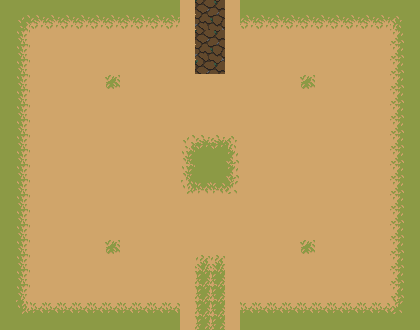

A level layout from a 2D game, rendered from its tile map. Below: a short description, then the map file with its tile-grid data intact:
An orthogonal 28x22 tile map with 15x15 px tiles, 1 tile layer (sueloLayer), 2 tilesets and 18 objects.

<map version="1.10" tiledversion="1.10.2" orientation="orthogonal" renderorder="right-down" width="28" height="22" tilewidth="15" tileheight="15" infinite="0" nextlayerid="3" nextobjectid="26">
 <tileset firstgid="1" source="Ground Tileset.tsx" />
 <tileset firstgid="331" source="bossTileset.tsx" />
 <layer id="1" name="sueloLayer" width="28" height="22">
  <data encoding="csv">
255,255,255,255,255,255,255,255,255,255,255,255,244,545,546,244,255,255,255,255,255,255,255,255,255,255,255,255,
255,221,222,222,222,222,222,222,222,222,222,222,244,630,631,244,222,222,222,222,222,222,222,222,222,222,223,255,
255,243,244,244,244,244,244,244,244,244,244,244,244,545,546,244,244,244,244,244,244,244,244,244,244,244,245,255,
255,243,244,244,244,244,244,244,244,244,244,244,244,630,631,244,244,244,244,244,244,244,244,244,244,244,245,255,
255,243,244,244,244,244,244,244,244,244,244,244,244,715,716,244,244,244,244,244,244,244,244,244,244,244,245,255,
255,243,244,244,244,244,244,301,244,244,244,244,244,244,244,244,244,244,244,244,301,244,244,244,244,244,245,255,
255,243,244,244,244,244,244,244,244,244,244,244,244,244,244,244,244,244,244,244,244,244,244,244,244,244,245,255,
255,243,244,244,244,244,244,244,244,244,244,244,244,244,244,244,244,244,244,244,244,244,244,244,244,244,245,255,
255,243,244,244,244,244,244,244,244,244,244,244,244,244,244,244,244,244,244,244,244,244,244,244,244,244,245,255,
255,243,244,244,244,244,244,244,244,244,244,244,232,233,233,234,244,244,244,244,244,244,244,244,244,244,245,255,
255,243,244,244,244,244,244,244,244,244,244,244,254,255,255,256,244,244,244,244,244,244,244,244,244,244,245,255,
255,243,244,244,244,244,244,244,244,244,244,244,254,255,255,256,244,244,244,244,244,244,244,244,244,244,245,255,
255,243,244,244,244,244,244,244,244,244,244,244,276,277,277,278,244,244,244,244,244,244,244,244,244,244,245,255,
255,243,244,244,244,244,244,244,244,244,244,244,244,244,244,244,244,244,244,244,244,244,244,244,244,244,245,255,
255,243,244,244,244,244,244,244,244,244,244,244,244,244,244,244,244,244,244,244,244,244,244,244,244,244,245,255,
255,243,244,244,244,244,244,244,244,244,244,244,244,244,244,244,244,244,244,244,244,244,244,244,244,244,245,255,
255,243,244,244,244,244,244,301,244,244,244,244,244,244,244,244,244,244,244,244,301,244,244,244,244,244,245,255,
255,243,244,244,244,244,244,244,244,244,244,244,244,235,235,244,244,244,244,244,244,244,244,244,244,244,245,255,
255,243,244,244,244,244,244,244,244,244,244,244,244,257,257,244,244,244,244,244,244,244,244,244,244,244,245,255,
255,243,244,244,244,244,244,244,244,244,244,244,244,257,257,244,244,244,244,244,244,244,244,244,244,244,245,255,
255,265,266,266,266,266,266,266,266,266,266,266,244,257,257,244,266,266,266,266,266,266,266,266,266,266,267,255,
255,255,255,255,255,255,255,255,255,255,255,255,244,257,257,244,255,255,255,255,255,255,255,255,255,255,255,255
</data>
 </layer>
 <objectgroup id="2" name="Colisiones">
  <object id="1" x="0" y="0" width="165" height="15">
   <properties>
    <property name="name" value="pared" />
   </properties>
  </object>
  <object id="2" x="0" y="15" width="15" height="315">
   <properties>
    <property name="name" value="pared" />
   </properties>
  </object>
  <object id="3" x="15" y="315" width="150" height="15">
   <properties>
    <property name="name" value="pared" />
   </properties>
  </object>
  <object id="4" x="255" y="315" width="165">
   <properties>
    <property name="name" value="pared" />
   </properties>
  </object>
  <object id="5" x="405" y="0" width="15" height="315">
   <properties>
    <property name="name" value="pared" />
   </properties>
  </object>
  <object id="6" x="255" y="0" width="150" height="15">
   <properties>
    <property name="name" value="pared" />
   </properties>
  </object>
  <object id="7" x="165" y="315" width="90" height="15">
   <properties>
    <property name="name" value="puerta" />
   </properties>
  </object>
  <object id="8" x="165" y="0" width="90" height="15">
   <properties>
    <property name="name" value="puerta" />
   </properties>
  </object>
  <object id="9" x="195" y="255" width="30" height="30">
   <properties>
    <property name="name" value="start" />
   </properties>
  </object>
  <object id="10" x="195" y="45" width="30.5" height="26.5">
   <properties>
    <property name="name" value="start" />
   </properties>
  </object>
  <object id="11" x="150" y="-45" width="120" height="30">
   <properties>
    <property name="name" value="end" />
   </properties>
  </object>
  <object id="12" x="150" y="345" width="120" height="30">
   <properties>
    <property name="name" value="end" />
   </properties>
  </object>
  <object id="20" gid="134" x="105" y="90" width="16" height="16">
   <properties>
    <property name="enemigo" value="simple" />
   </properties>
  </object>
  <object id="21" gid="134" x="105" y="255" width="16" height="16">
   <properties>
    <property name="enemigo" value="simple" />
   </properties>
  </object>
  <object id="22" gid="134" x="300" y="255" width="16" height="16">
   <properties>
    <property name="enemigo" value="simple" />
   </properties>
  </object>
  <object id="23" gid="134" x="300" y="90" width="16" height="16">
   <properties>
    <property name="enemigo" value="simple" />
   </properties>
  </object>
  <object id="24" gid="134" x="195" y="179" width="30" height="30">
   <properties>
    <property name="enemigo" value="simple" />
   </properties>
  </object>
  <object id="25" x="255" y="315" width="165" height="15">
   <properties>
    <property name="name" value="pared" />
   </properties>
  </object>
 </objectgroup>
</map>
